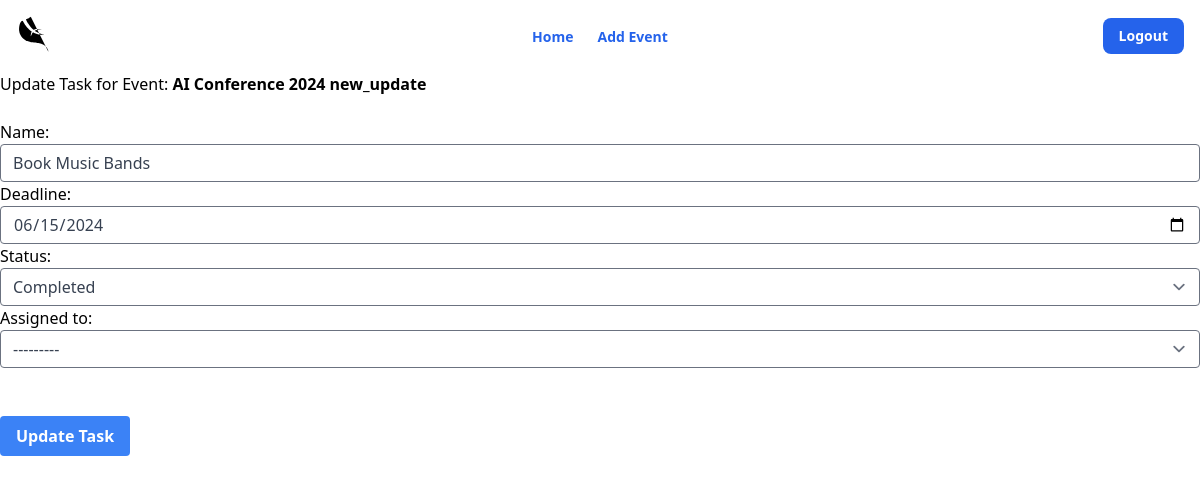
The app's page /events/9/task/9/update/ (signed in) with its own data.
### event_manager/models.py (models this page shows, shortened)
class Event(models.Model):
    name = models.CharField(max_length=200)
    description = models.TextField()
    location = models.CharField(max_length=200)
    date = models.DateField()

class Task(models.Model):
    event = models.ForeignKey(Event, on_delete=models.CASCADE, related_name="tasks")
    name = models.CharField(max_length=200)
    deadline = models.DateField()
    status = models.CharField(max_length=50, choices=[('Pending', 'Pending'), ('Completed', 'Completed')], default='Pending')
    assigned_to = models.ForeignKey(Attendee, on_delete=models.SET_NULL, null=True, blank=True)

class Attendee(models.Model):
    name = models.CharField(max_length=100)
    email = models.EmailField(unique=True)
    event = models.ForeignKey(Event, on_delete=models.CASCADE, related_name="attendees")
    def __str__(self):
        return self.name

### event_manager/views.py (the view)
# urls.py: path('events/<int:event_id>/task/<int:task_id>/update/', update_task, name='update_task'),
@login_required
def update_task(request, event_id, task_id):
    event = get_object_or_404(Event, id=event_id)
    task = get_object_or_404(Task, id=task_id)
    if request.method == 'POST':
        form = TaskForm(request.POST, instance=task)  # Bind data to form and populate with task data
        if form.is_valid():
            form.save()  # Save the updated task to the database
            return redirect('event_task_list', event_id=event.id)  # Redirect to the event's task list page
    else:
        form = TaskForm(instance=task)  # Create a form populated with the task data for GET request
    return render(request, 'update_task.html', {'form': form, 'event': event, 'task': task})

### event_manager/froms.py
class TaskForm(forms.ModelForm):
    class Meta:
        model = Task
        fields = ['name', 'deadline', 'status', 'assigned_to']  # Specify the fields to include
        widgets = {
            'name': forms.TextInput(attrs={
                "class": "shadow appearance-none border rounded w-full py-2 px-3 text-gray-700 leading-tight focus:outline-none focus:shadow-outline",
                "placeholder": "Enter task name here..."
            }),
            'deadline': forms.DateInput(attrs={
                "class": "shadow appearance-none border rounded w-full py-2 px-3 text-gray-700 leading-tight focus:outline-none focus:shadow-outline",
                "type": "date",
                "placeholder": "Select task deadline"
            }),
            'status': forms.Select(attrs={
                "class": "shadow appearance-none border rounded w-full py-2 px-3 text-gray-700 leading-tight focus:outline-none focus:shadow-outline"
            }),
            'assigned_to': forms.Select(attrs={
                "class": "shadow appearance-none border rounded w-full py-2 px-3 text-gray-700 leading-tight focus:outline-none focus:shadow-outline"
            }),
        }

### templates/update_task.html (shortened to what this page needs)
{% extends "index.html" %}
{% block content %}
<h1>Update Task for Event: <strong>{{ event.name }}</strong></h1>
<br>
<form method="post">
    {{ form.as_p }}
    <br>
    <br>
    <button class="bg-blue-500 hover:bg-blue-700 text-white font-bold py-2 px-4 rounded" type="submit">
        Update Task
    </button>
</form>
{% endblock %}

### records on screen
Event: name "AI Conference 2024 new_update"
Task: name "Book Music Bands", deadline "06/15/2024", status "Completed", assigned_to "---------"
